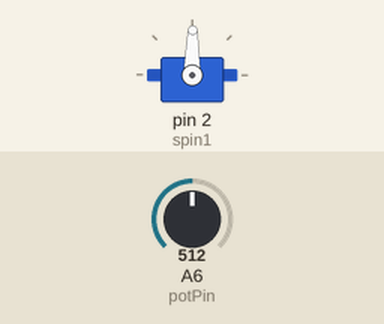
Recording of a sketch running on a simulated Arduino Nano, built with avr-gcc and run on an emulated ATmega328P. On the bench: servo. The test bench sets the inputs (shaded band); at power-on: A6 (potPin) = 512.

Above: at 1.2 s.
1.3 s: A6 (potPin) set to 716
At 2.4 s:
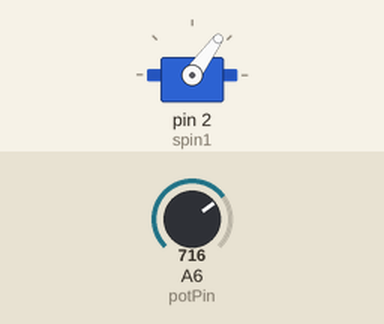
2.8 s: A6 (potPin) set to 900
At 3.5 s:
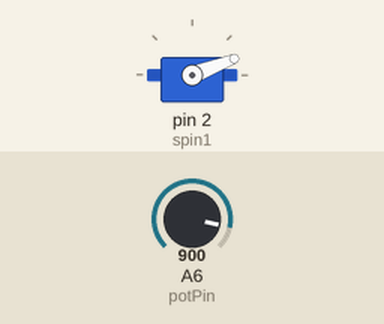
4.3 s: A6 (potPin) set to 1023
At 4.7 s:
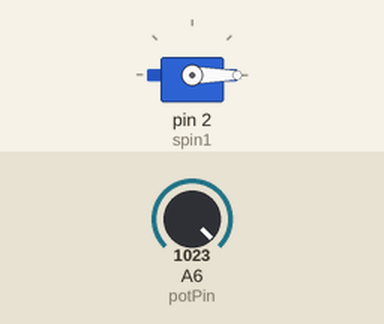
5.8 s: A6 (potPin) set to 306
At 7.0 s:
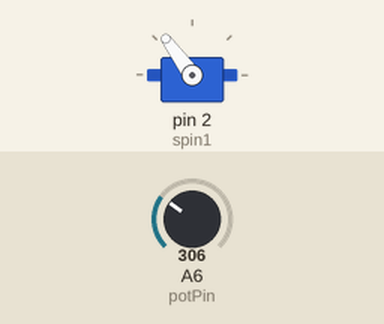
7.3 s: A6 (potPin) set to 170
At 8.1 s:
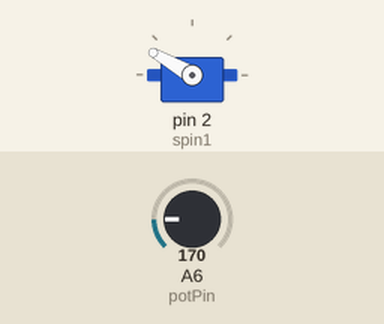
Timing chart, 0 to 9.8 s (numbered marks = the images above; inputs shaded):
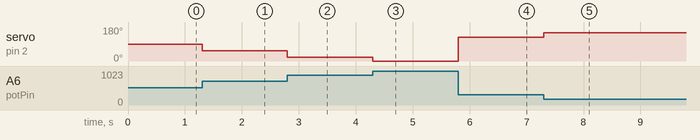

Measured:
- after the input at 1.3 s, servo on pin 2 (spin1): 89° → 54° at once
- after the input at 2.8 s, servo on pin 2 (spin1): 54° → 21° at once
- after the input at 4.3 s, servo on pin 2 (spin1): 21° → 0° at once
- after the input at 5.8 s, servo on pin 2 (spin1): 0° → 126° at once
- after the input at 7.3 s, servo on pin 2 (spin1): 126° → 150° at once

The sketch:

Crib_Rattle_w._strings_Ricky_Kiza.ino
```cpp
#include <Servo.h>

Servo cntServo1;
int spin1 = 2; // continuum servo pin on 33

int potPin = A6;   // potentiometer
int potValue;


int maxAngle = 180;   //initial angle plus enables variable for rotation
void setup()
{
cntServo1.attach(spin1);
Serial.begin(9600);

}

void loop()
{

//read from potentiometer to use later
potValue = analogRead(potPin);
maxAngle = map(potValue,1023,0,0,180);

//  cntServo1.write(85);

cntServo1.write(maxAngle);

}
```
